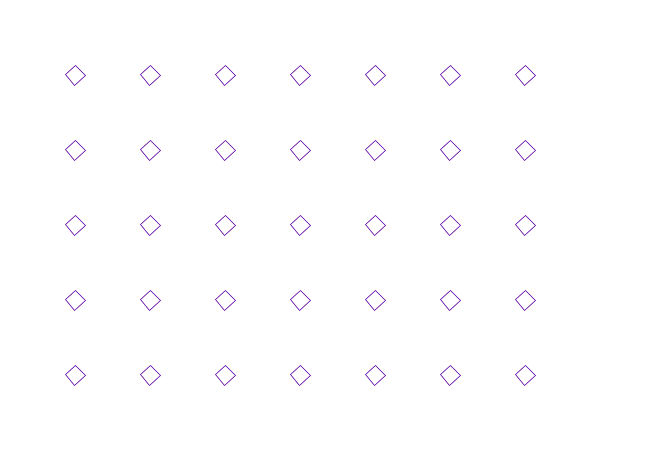
Frame 1 (no input)
Frame 60 (the mouse pressed at the canvas centre just before this capture): identical to frame 1, image omitted
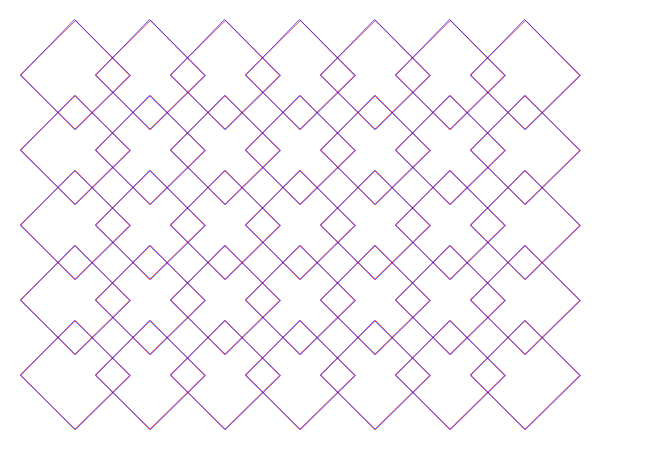
Frame 120 (the mouse held since frame 60 and released just before this capture)

The Processing sketch that drew these frames (run headless with seeded random() and noise(); from frame 60 on, the mouse is pressed at the canvas centre):

// Processing sketch: b_AlhambraSimple
// ── b_AlhambraSimple.pde
/* 
 --------------------------
 ** PLEASE READ INFO TAB **
 --------------------------
 
 */

/////////////////////////// GLOBALS ////////////////////////////

int numberOfSides;
int xInterval, yInterval;
float thickness;
int seed;

/////////////////////////// SETUP ////////////////////////////

void setup() {
  size(650, 450);
  background(255);
  smooth();
  noFill();
  strokeCap( SQUARE );
  numberOfSides = 4;
  xInterval = 75;
  yInterval = 75;
  thickness = 0.5;
  seed = (int)random(10000);
}

/////////////////////////// DRAW ////////////////////////////
void draw() {
  background(255);
  randomSeed(seed);

  float polySize = (int)map(mouseX, 0, width, 10, 100);
  float my = map(mouseY, 0, height, 0, TWO_PI);

  strokeWeight( abs(thickness) );

  for (int y = 75; y < height-50; y += yInterval) {       
    for (int x = 75; x < width-50; x += xInterval) {        
      pushMatrix();
      translate(x, y);
      rotate(my);
      polygon(0, 0, numberOfSides, polySize,color(255, 0, 0));
      popMatrix();

      pushMatrix();
      translate(x, y);
      rotate(-my);
      polygon(0, 0, numberOfSides, polySize, color(0, 0, 255));//TRY DIFF VALUES AND *JIT NOT +JIT
      popMatrix();
    }
  }
}

/////////////////////////// FUNCTIONS ////////////////////////////

// Function that draws a regular polygon
void polygon(float x, float y, int numberOfSides, float sizes, color c) {

  float radius = sizes;
  float angle = TWO_PI/numberOfSides;
  stroke(c);
  beginShape();
  pushMatrix();
  translate(x, y);
  for (int i = 0; i<numberOfSides; i++) {

    x = cos(angle*i) * radius;
    y = sin(angle*i) * radius;

    vertex(x, y);
  }
  endShape(CLOSE);
  popMatrix();
}


// ── INFO.pde
/*

/////////////////////////////////
DESSINES MOI DES BOUCLES FOR EVER
WORKSHOP FREE ART BUREAU 08.11.14
/////////////////////////////////

--------------------------
Sketch : b_alhambra
--------------------------

This sketch demonstrates some possible
interactions that enable us to observe
and discover other visual effects :
( we've added some drawing functions )

- MOUSE movement changes polygon size & rotation
- KEY 'r' regenerates a new random sequence
- KEYS '+' & '-' increase/decrease polygon sides
- KEYS 'UP' & 'DOWN' increase/decrease y interval
- KEYS 'RIGHT' & 'LEFT' increase/decrease x interval   
- KEYS 'w' & 'x' increase/decrease contour thickness


Possibilities :

- Use other colours
- Make other drawing functions of your own
- Add further conditions based on random choices

************************
FREE ART BUREAU INFO
http://freeartbureau.org

******************************** END


*NB

----------------------------------------------
*/

// ── KEYS.pde
/*

NOTE : We can add new TABS and organise our code in a more readable manner
*/


// SOME KEY INTERACTIONS THAT ENABLE US TO CHANGE OUR VARIABLES
// AND THEREFORE CHANGE OUR VISUAL IN REAL TIME

void keyPressed() {
  
  if(key == 'r') {
   seed = (int)random(10000);
  }
  
  // Increase the size of our cirlces
  if (key == '+') {
    numberOfSides += 2;
  }
  
  // Decrease the size of our cirlces
  if (key == '-') {
    numberOfSides -= 2;
  }

  // Increase the y interval of our grid
  if (keyCode == UP) {
    yInterval += 2;
  }

  // Decrease the y interval of our grid
  if (keyCode == DOWN) {
    yInterval -= 2;
  }

  // Increase the x interval of our grid
  if (keyCode == RIGHT) {
    xInterval += 2;
  }
  
   // Decrease the x interval of our grid
  if (keyCode == LEFT) {
    xInterval -= 2;
  }
  
  // Increase the thickness
  if (key == 'w') {
    thickness += 0.5;
  }
  
   // Decrease the x thickness
  if (key == 'x') {
    thickness -= 0.5;
  }
}
